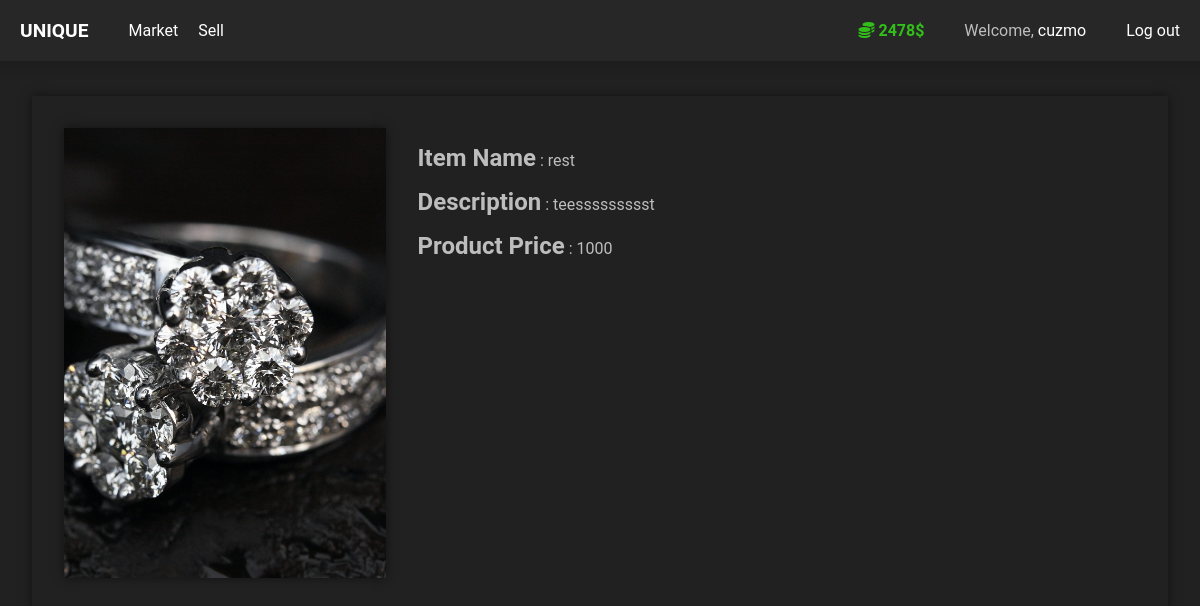
Screenshot of /item/82276519 (signed in) with the database file from the repository.
### market/models.py (models this page shows, shortened)
class User(db.Model , UserMixin):
    id = db.Column(db.Integer, primary_key=True)
    username = db.Column(db.String(length=30), nullable=False, unique=True)
    email_address = db.Column(db.String(length=50), nullable=False, unique=True)
    password_hash = db.Column(db.String(length=60), nullable=False)
    budget = db.Column(db.Integer, nullable=False, default=3000)
    role = db.Column(db.String(length=20), nullable=False, default='customer')
    items = db.relationship('Item', backref='owner', lazy=True)
    @property
    def password(self):
        return self.password_hash

class Item(db.Model):
    id = db.Column(db.Integer, primary_key=True)
    name = db.Column(db.String(length=30), nullable=False, unique=True)
    price = db.Column(db.Integer, nullable=False)
    barcode = db.Column(db.String(length=12), nullable=False, unique=True)
    description = db.Column(db.String(length=1024), nullable=False, unique=True)
    image = db.Column(db.String(length=1024), nullable=False , unique=True)
    owner_id = db.Column(db.Integer, db.ForeignKey('user.id'))
    market = db.Column(db.Boolean, default=True)

### market/routes.py (the view)
@app.route('/item/<int:barcode>' , methods=['GET'])
@login_required
def item_page(barcode):
    item = None
    if barcode:
            item = Item.query.filter_by(barcode=barcode).first()
            if item == None:
                return render_template('notfount.html')
    return render_template('item.html' , item=item)

### market/models.py (called while the page is built)
@login_manager.user_loader
def load_user(user_id):
    return User.query.get(int(user_id))

### market/templates/item.html (shortened to what this page needs)
{% extends 'base.html' %}
{% block content %}
    {% if item %}
        <section class="customer_product_wrapper">
            <div class="image-customer-wrapper">
                <img class="image-customer" src="../static/resources/{{item.image}}" alt="item_image">
            </div>
            <div class="info_product_customer">
                <p class="info_product_customer-p"><span class="span_info">Item Name</span> : {{ item.name }}</p>
                <p class="info_product_customer-p"><span class="span_info">Description</span> : {{ item.description }}</p>
                <p class="info_product_customer-p"><span class="span_info">Product Price</span> : {{ item.price }}</p>
            </div>
        </section>
    {% endif %}
{% endblock %}

### market/templates/base.html (shortened to what this page needs)
<!DOCTYPE html>
<html lang="en">
<head>
    <link rel='stylesheet' href='../static/home.css'>
    <link rel='stylesheet' href='../static/market.css'>
    <link rel='stylesheet' href='../static/form.css'>
</head>
<body>
    <header class="header_container">
        <nav class="nav_bar">
            <div class="nav_routes">
                <p id="logo"><a href={{ url_for('home_page') }}>UNIQUE</a></p>
                <ul class="routes_list">
                    {% if current_user.is_authenticated %}
                        <li><a href={{ url_for('market_page') }}>Market</a></li>
                        <li><a href={{ url_for('sell_page') }}>Sell</a></li>
                    {% endif %}
                </ul>
            </div>
            {% if current_user.is_authenticated %}
                <ul class="auth_routes">
                    {% if current_user.role == 'customer' %}
                        <li>
                            <span class="budj">
                                <i class="fa-solid fa-coins"></i>
                                <a href={{ url_for('recharge_page') }}>{{ current_user.budget }}$</a>
                            </span>
                        </li>
                    {% endif %}
                    <li><span>Welcome, <a id="username" href="#">{{ current_user.username }}</a></span></li>
                    <li><a id="logout_a" href={{ url_for('logout_page') }}>Log out</a></li>
                </ul>
            {% else %}
                <ul class="auth_routes">
                    <li><a href={{ url_for('login_page') }}>Login</a></li>
                    <li><a href={{ url_for('register_page') }}>Register</a></li>
                </ul>
            {% endif %}
        </nav>
    </header>
    {% block content %}
    {% endblock %}
</body>
</html>

### market/static/home.css (style rules this page uses)
body { margin: 0; padding: 0; font-family: 'Roboto', sans-serif; background-color: #212121; color: #bdbdbd; padding-top: 4em; }
.header_container { width: 100%; position: fixed; top: 0; z-index: 1000; }
.nav_bar { display: flex; justify-content: space-between; align-items: center; background-color: #272727; padding: 0 20px ; box-shadow: 0 0 10px 10px rgba(0, 0, 0, 0.1); }
.nav_routes { display: flex; align-items: center; gap: 0px; }
.auth_routes { display: flex; gap: 40px; }
.routes_list { display: flex; align-items: center; gap: 20px; }
.nav_bar a { text-decoration: none; color: #fff; }
.nav_bar ul { list-style: none; }
#logo { font-size: 1.2rem; font-weight: 600; }
.budj , .budj a { color: #32bf19; font-weight: 600; }

### market/templates/item.html (style rules this page uses)
.image-customer { width: 100%; height: 100%; object-fit: cover; }
.image-customer-wrapper { width: 450px; height: 450px; box-shadow: 0 0 10px rgba(0,0,0,0.5); max-width: 30%; }
.customer_product_wrapper { display: flex; gap: 2em; padding: 2em; box-shadow: 0 0 10px rgba(0,0,0,0.5); margin: 2em; }
.span_info { font-weight: bold; font-size: 1.5rem; }
.info_product_customer { height: 100%; max-height: 100%; max-width: 70%; text-overflow: ellipsis; overflow: hidden; }

### rows the page displays
User: budget "2478", username "cuzmo"
Item: image (picture), name "rest", description "teessssssssst", price "1000"
